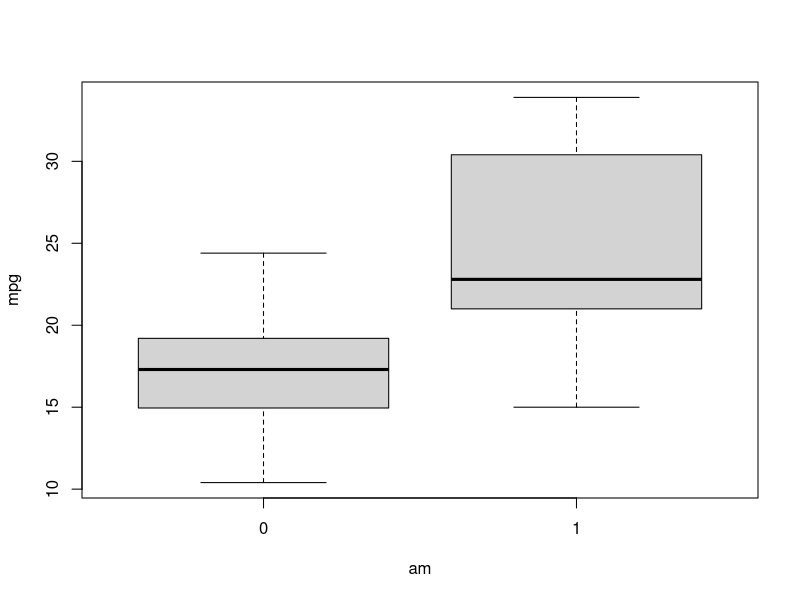
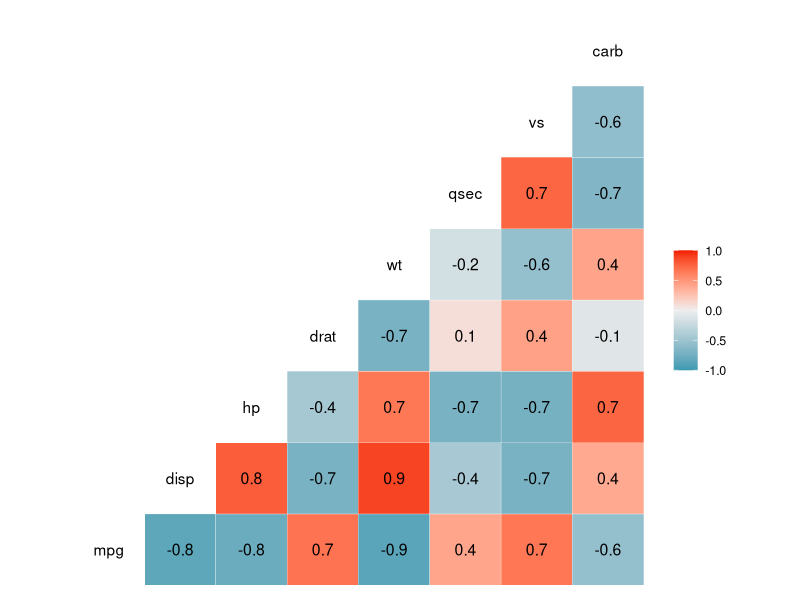
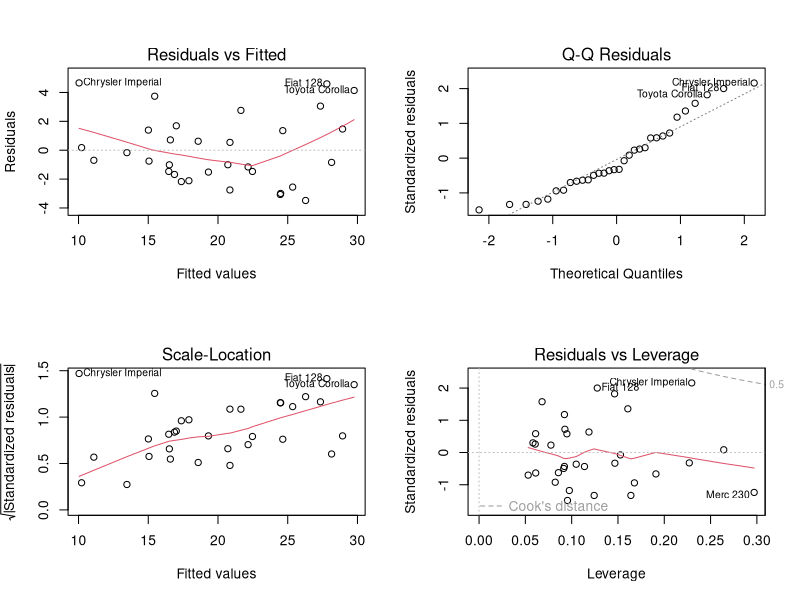

These charts were generated, in order, by the following R code:
## ---- chunk 1
library(ggplot2)
library(datasets)
data("mtcars")
## ---- chunk 2
str(mtcars)
## ---- chunk 3
mtcars[,c(2,9,10)] <- sapply(mtcars[,c(2,9,10)] , factor)

## ---- chunk 4
with(mtcars, boxplot(mpg~am))
## ---- chunk 5
fit.cyl <- lm(mpg~am, data= mtcars)
summary(fit.cyl)
## ---- chunk 6
fit.full <- lm(mpg~., data= mtcars)
summary(fit.full)
## ---- chunk 7
library(GGally)
df_cor <- na.omit(mtcars[, c(1,3:8,11)])
ggcorr(df_cor, label = T)
## ---- chunk 8
# To see output, specify trace = True
fit.best <- step(fit.full, direction = "backward", trace = F)
summary(fit.best)

## ---- chunk 9
anova(fit.cyl, fit.best, fit.full)
## ---- chunk 10
par(mfrow = c(2,2))
plot(fit.best)
## ---- chunk 11
sum(fit.best$residuals)
